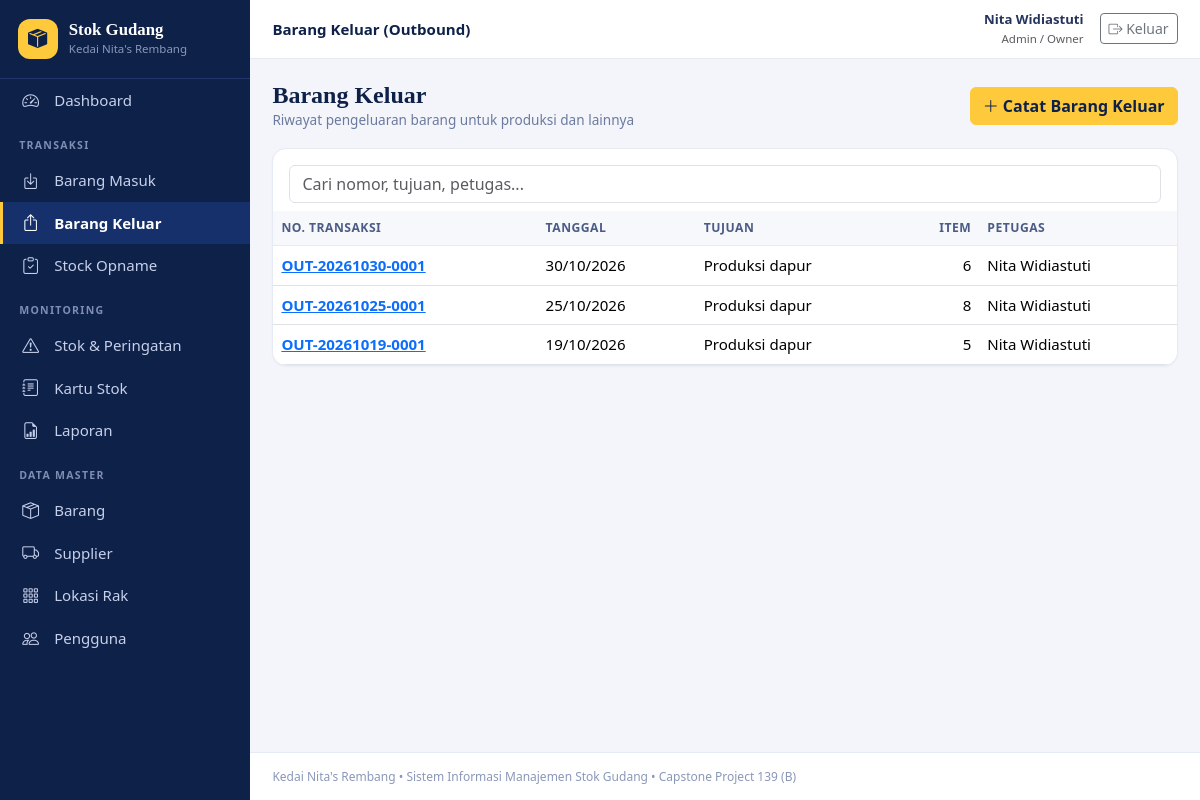
Screenshot of /outbound.php (signed in) with the database file from the repository.
### tables this page shows
CREATE TABLE outbound (
  id_outbound INT UNSIGNED NOT NULL AUTO_INCREMENT,
  no_transaksi VARCHAR(30) NOT NULL,
  tanggal DATE NOT NULL,
  tujuan VARCHAR(40) NOT NULL,
  catatan VARCHAR(255) DEFAULT NULL,
  id_pengguna INT UNSIGNED NOT NULL,
  dibuat_pada DATETIME NOT NULL DEFAULT CURRENT_TIMESTAMP,
  PRIMARY KEY (id_outbound),
  UNIQUE KEY uq_outbound_no (no_transaksi),
  KEY idx_outbound_tanggal (tanggal),
  KEY idx_outbound_pengguna (id_pengguna),
  CONSTRAINT fk_outbound_pengguna FOREIGN KEY (id_pengguna) REFERENCES pengguna (id_pengguna)
);

CREATE TABLE pengguna (
  id_pengguna INT UNSIGNED NOT NULL AUTO_INCREMENT,
  nama_lengkap VARCHAR(100) NOT NULL,
  username VARCHAR(50) NOT NULL,
  password_hash VARCHAR(255) NOT NULL,
  peran ENUM('admin','petugas') NOT NULL DEFAULT 'petugas',
  aktif TINYINT(1) NOT NULL DEFAULT 1,
  dibuat_pada DATETIME NOT NULL DEFAULT CURRENT_TIMESTAMP,
  PRIMARY KEY (id_pengguna),
  UNIQUE KEY uq_pengguna_username (username)
);

### helpers.php (called while the page is built, shortened)
<?php
function e($v): string
{
    return htmlspecialchars((string)$v, ENT_QUOTES | ENT_SUBSTITUTE, 'UTF-8');
}
function g(string $key, string $default = ''): string
{
    return (isset($_GET[$key]) && is_string($_GET[$key])) ? trim($_GET[$key]) : $default;
}
function tgl($d): string
{
    return $d ? date('d/m/Y', strtotime($d)) : '-';
}
function tujuan_list(): array
{
    return [
        'produksi_dapur' => 'Produksi dapur',
        'penjualan' => 'Penjualan langsung',
        'rusak_kedaluwarsa' => 'Rusak / kedaluwarsa (dibuang)',
        'lainnya' => 'Lainnya',
    ];
}

### db.php (called while the page is built, shortened)
<?php
function db(): PDO
{
    static $pdo = null;
    if ($pdo === null) {
        try {
            $pdo = new PDO(
                'mysql:host=' . DB_HOST . ';dbname=' . DB_NAME . ';charset=utf8mb4',
                DB_USER,
                DB_PASS,
                [
                    PDO::ATTR_ERRMODE => PDO::ERRMODE_EXCEPTION,
                    PDO::ATTR_DEFAULT_FETCH_MODE => PDO::FETCH_ASSOC,
                    PDO::ATTR_EMULATE_PREPARES => false,
                ]
            );
        } catch (PDOException $ex) {
            http_response_code(500);
            echo '<h3>Koneksi database gagal</h3><p>Periksa pengaturan DB_HOST, DB_NAME, DB_USER, DB_PASS pada <code>config.php</code>.</p>';
            if (DEBUG) {
                echo '<pre>' . htmlspecialchars($ex->getMessage()) . '</pre>';
            }
            exit;
        }
    }
    return $pdo;
}
function q(string $sql, array $params = []): PDOStatement
{
    $st = db()->prepare($sql);
    $st->execute($params);
    return $st;
}
function rows(string $sql, array $params = []): array
{
    return q($sql, $params)->fetchAll();
}

### outbound.php (the view, shortened to what this page needs)
<?php
$today = date('Y-m-d');
$tujuanList = tujuan_list();
$barangs = rows(
    'SELECT b.id_barang, b.kode_barang, b.nama_barang, b.satuan, b.stok_saat_ini,
        (SELECT MIN(d.tgl_kedaluwarsa) FROM inbound_detail d WHERE d.id_barang = b.id_barang AND d.sisa_jumlah > 0) AS exp_terdekat
     FROM barang b WHERE b.aktif = 1 AND b.stok_saat_ini > 0 ORDER BY b.nama_barang'
);
$errors = [];
$showForm = g('new') !== '';
$lines = [];
$view = null;
$list = [];
if (!$showForm && $view === null) {
    $list = rows(
        'SELECT o.*, u.nama_lengkap,
            (SELECT COUNT(DISTINCT od.id_barang) FROM outbound_detail od WHERE od.id_outbound = o.id_outbound) AS jml_item
         FROM outbound o LEFT JOIN pengguna u ON u.id_pengguna = o.id_pengguna
         ORDER BY o.tanggal DESC, o.id_outbound DESC LIMIT 300'
    );
}
require __DIR__ . '/includes/header.php';
?>
<?php if ($showForm): ?>
<div class="page-head">
    <div><h1>Catat Barang Keluar</h1><div class="sub">Sistem memilih batch dengan kedaluwarsa terdekat (FEFO) dan menolak jumlah melebihi stok.</div></div>
    <a href="outbound.php" class="btn btn-outline-secondary btn-sm">Kembali</a>
</div>
<?php foreach ($errors as $er): ?><div class="alert alert-danger py-2"><?= e($er) ?></div><?php endforeach; ?>
<?php if (!$barangs): ?><div class="alert alert-warning">Tidak ada barang dengan stok tersedia. Catat barang masuk terlebih dahulu.</div><?php endif; ?>
<form method="post">
    <?= csrf_field() ?><input type="hidden" name="action" value="save">
    <div class="card mb-3">
        <div class="card-header">Data pengeluaran</div>
        <div class="card-body row g-3">
            <div class="col-md-3"><label class="form-label">Tanggal keluar *</label><input type="date" class="form-control" name="tanggal" max="<?= e($today) ?>" value="<?= e($f['tanggal']) ?>" required></div>
            <div class="col-md-4"><label class="form-label">Tujuan alokasi *</label>
                <select class="form-select" name="tujuan" required><?php foreach ($tujuanList as $k => $v): ?><option value="<?= e($k) ?>" <?= $f['tujuan'] === $k ? 'selected' : '' ?>><?= e($v) ?></option><?php endforeach; ?></select></div>
            <div class="col-md-5"><label class="form-label">Catatan</label><input class="form-control" name="catatan" maxlength="255" value="<?= e($f['catatan']) ?>" placeholder="Opsional"></div>
        </div>
    </div>
    <div class="card mb-3">
        <div class="card-header d-flex justify-content-between align-items-center"><span>Rincian barang</span><button type="button" id="add-line" class="btn btn-sm btn-navy"><i class="bi bi-plus-lg"></i> Tambah baris</button></div>
        <div class="table-responsive"><table class="table mb-0">
            <thead><tr><th>Barang</th><th>Jumlah keluar</th><th></th></tr></thead>
            <tbody id="lines"><?php foreach ($lines as $l) { echo outbound_row($barangs, $l['id'], $l['jumlah']); } ?></tbody>
        </table></div>
    </div>
    <template id="line-tpl"><?= outbound_row($barangs) ?></template>
    <button class="btn btn-gold px-4" type="submit"><i class="bi bi-check2-circle"></i> Simpan transaksi</button>
    <a href="outbound.php" class="btn btn-outline-secondary">Batal</a>
</form>
<?php else: ?>
<div class="page-head">
    <div><h1>Barang Keluar</h1><div class="sub">Riwayat pengeluaran barang untuk produksi dan lainnya</div></div>
    <a href="outbound.php?new=1" class="btn btn-gold"><i class="bi bi-plus-lg"></i> Catat Barang Keluar</a>
</div>
<div class="card">
    <div class="card-body pb-2"><input type="search" class="form-control" placeholder="Cari nomor, tujuan, petugas..." data-filter="#tbl"></div>
    <div class="table-responsive"><table class="table table-hover mb-0" id="tbl">
        <thead><tr><th>No. transaksi</th><th>Tanggal</th><th>Tujuan</th><th class="text-end">Item</th><th>Petugas</th></tr></thead>
        <tbody>
        <?php foreach ($list as $r): ?>
            <tr>
                <td><a href="outbound.php?view=<?= (int)$r['id_outbound'] ?>"><strong><?= e($r['no_transaksi']) ?></strong></a></td>
                <td><?= e(tgl($r['tanggal'])) ?></td>
                <td><?= e(isset($tujuanList[$r['tujuan']]) ? $tujuanList[$r['tujuan']] : $r['tujuan']) ?></td>
                <td class="text-end"><?= (int)$r['jml_item'] ?></td>
                <td><?= e($r['nama_lengkap']) ?></td>
            </tr>
        <?php endforeach; ?>
        </tbody>
    </table></div>
</div>
<?php endif; ?>
<?php require __DIR__ . '/includes/footer.php'; ?>

### style.css (style rules this page uses)
:root { --navy:#0E2148;--navy2:#16306B;--gold:#FFC93C;--ink:#3B4D78;--bg:#F3F5FA;--line:#E6EAF4 }
* { box-sizing:border-box }
body { background:var(--bg);color:#25345c;font-family:system-ui,-apple-system,"Segoe UI",Roboto,Helvetica,Arial,sans-serif;font-size:.94rem }
h1,h2,h3,.brand-name,.page-head h1 { font-family:Cambria,Georgia,"Times New Roman",serif }
.page-head { display:flex;flex-wrap:wrap;gap:.8rem;align-items:center;justify-content:space-between;margin-bottom:1.1rem }
.page-head h1 { font-size:1.5rem;margin:0;color:var(--navy);font-weight:700 }
.page-head .sub { color:#6b7a9e;font-size:.85rem }
.card { border:1px solid var(--line);border-radius:14px;box-shadow:0 1px 2px rgba(14,33,72,.04) }
.btn-gold { background:var(--gold);border-color:var(--gold);color:var(--navy);font-weight:700 }
.table thead th { background:#F6F8FC;color:#4b5b85;font-size:.76rem;text-transform:uppercase;letter-spacing:.04em;border-bottom:1px solid var(--line);white-space:nowrap }
.table td { vertical-align:middle }
.table-responsive { border-radius:0 0 14px 14px }

### rows the page displays
outbound: no_transaksi "OUT-20261030-0001", tanggal "30/10/2026", tujuan "Produksi dapur", jml_item "6", id_pengguna.nama_lengkap "Nita Widiastuti"
outbound: no_transaksi "OUT-20261025-0001", tanggal "25/10/2026", tujuan "Produksi dapur", jml_item "8", id_pengguna.nama_lengkap "Nita Widiastuti"
outbound: no_transaksi "OUT-20261019-0001", tanggal "19/10/2026", tujuan "Produksi dapur", jml_item "5", id_pengguna.nama_lengkap "Nita Widiastuti"

### other values shown
$m[0] "Dashboard"
$m[1] "TRANSAKSI"
$m[0] "Barang Masuk"
$m[0] "Barang Keluar"
$m[0] "Stock Opname"
$m[1] "MONITORING"
$m[0] "Stok & Peringatan"
$m[0] "Kartu Stok"
$m[0] "Laporan"
$m[1] "DATA MASTER"
$m[0] "Barang"
$m[0] "Supplier"
$m[0] "Lokasi Rak"
$m[0] "Pengguna"
$page_title "Barang Keluar (Outbound)"
